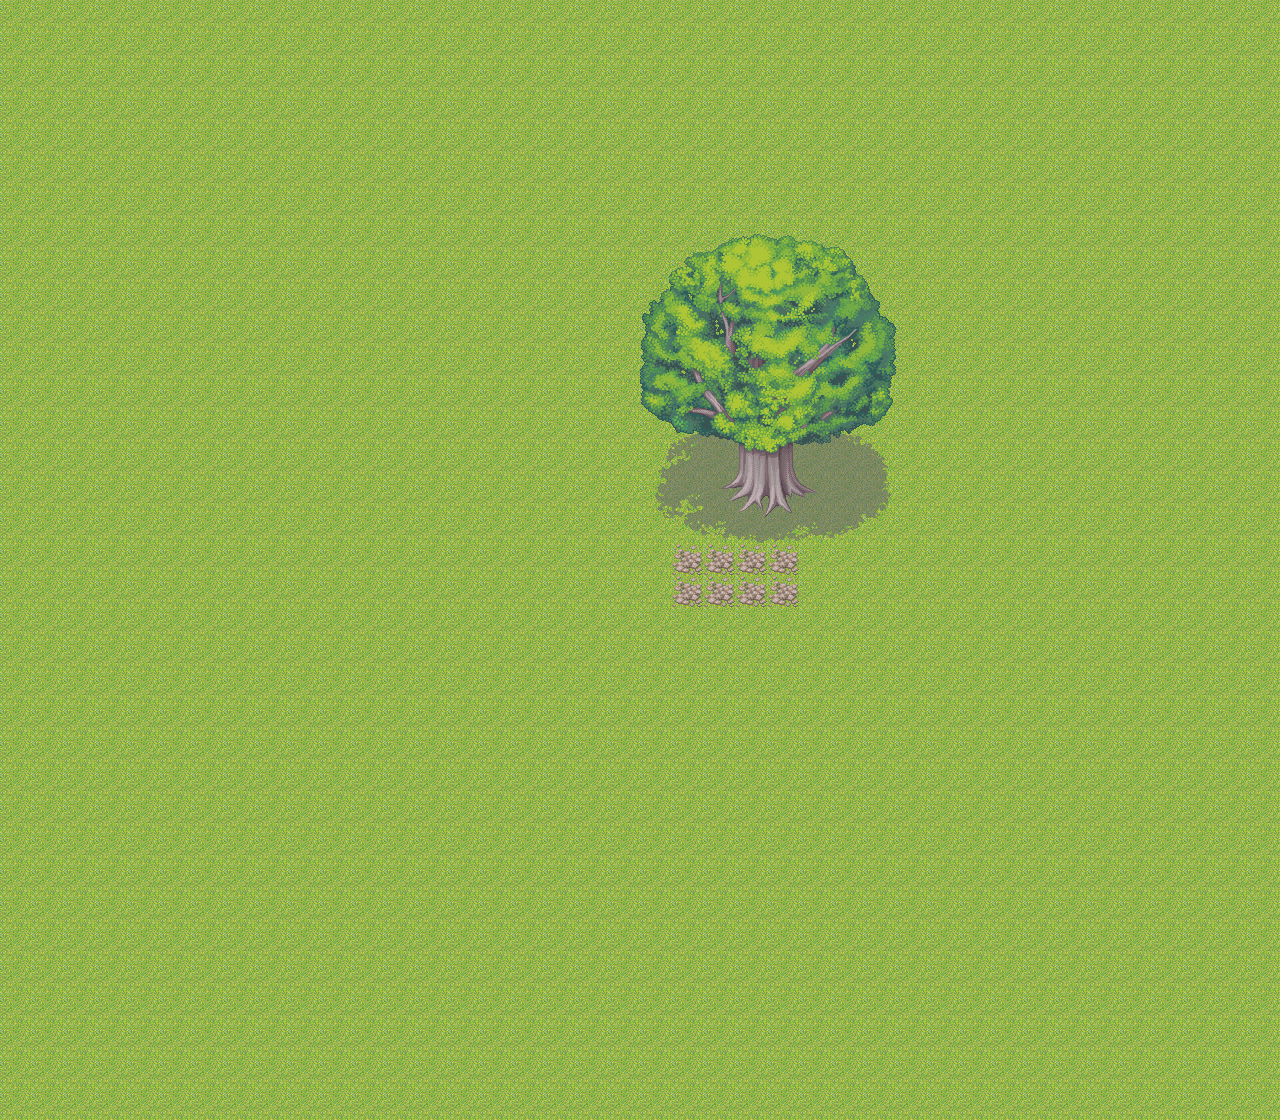

A level layout from a 2D game, rendered from its tile map. Below: a short description, then the map file with tile-grid data replaced by summaries:
An orthogonal 40x35 tile map with 32x32 px tiles, 3 tile layers (SubGroundlevel, GroundLevel, Height1 - (Trees, plants, paths, decoration)).

<map version="1.0" orientation="orthogonal" renderorder="right-down" width="40" height="35" tilewidth="32" tileheight="32" nextobjectid="1">
 <tileset firstgid="1" name="tileset_bosque_expansion_rtp___rpg_maker_xp_by_mataraelfay-d5dn3fn" tilewidth="32" tileheight="32" tilecount="1496" columns="8">
  <image source="tileset_bosque_expansion_rtp___rpg_maker_xp_by_mataraelfay-d5dn3fn.png" width="256" height="6000" />
 </tileset>
 <layer name="SubGroundlevel" width="40" height="35">
  <data>[1400 cells, 0 non-empty, 0 distinct tile ids]</data>
 </layer>
 <layer name="GroundLevel" width="40" height="35">
  <data>[1400 cells, 1400 non-empty, 1 distinct tile ids]</data>
 </layer>
 <layer name="Height1 - (Trees, plants, paths, decoration)" width="40" height="35">
  <data>[1400 cells, 88 non-empty, 81 distinct tile ids]</data>
 </layer>
</map>
